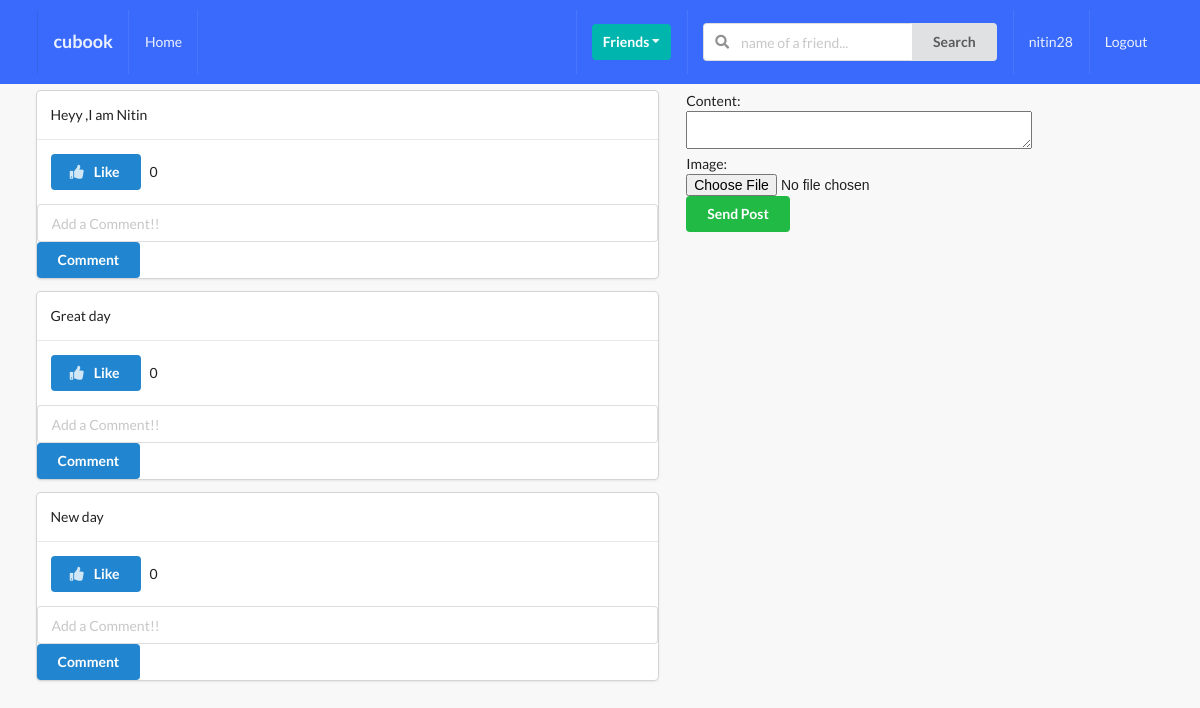
Before: /posts/ (signed in) with the older database file.
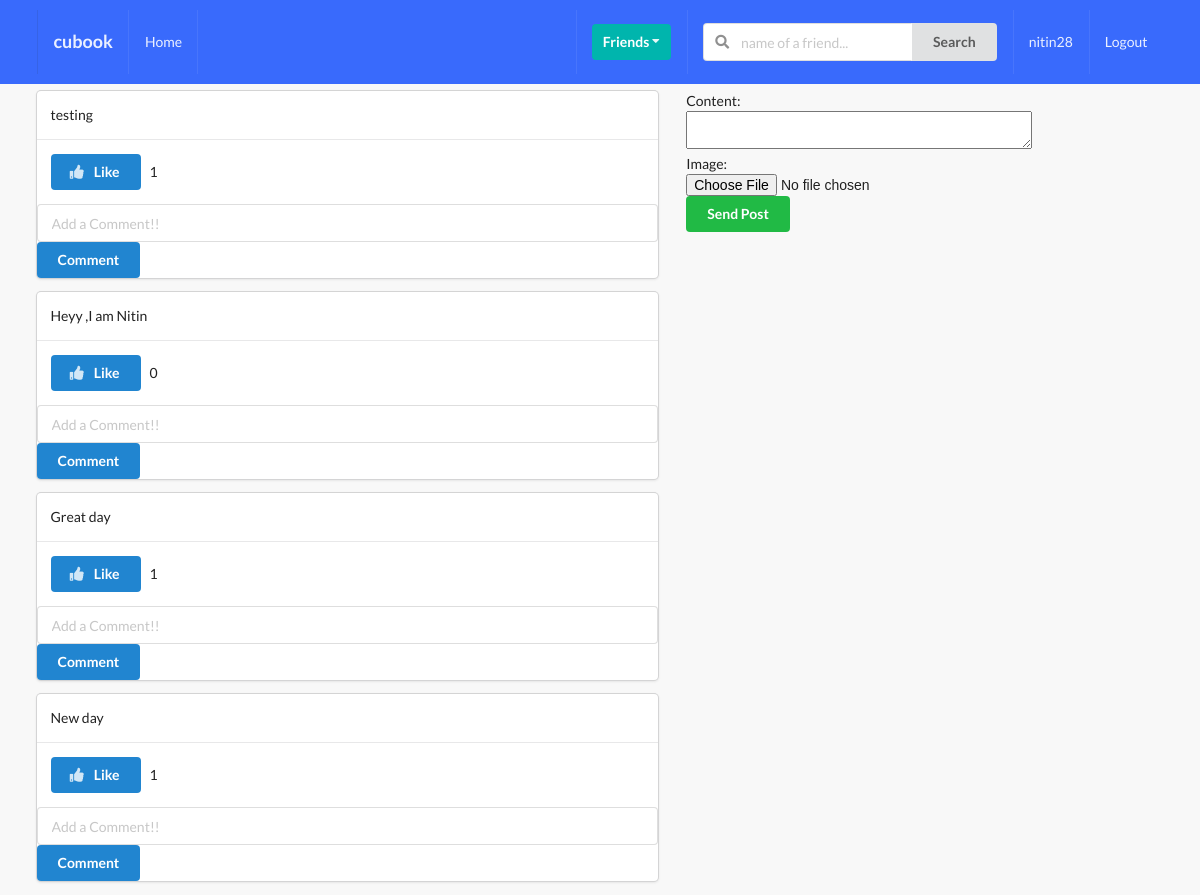
After: the same page with the newer database file.
### posts/models.py (models this page shows, shortened)
class Post(models.Model):
    content = models.TextField()
    image = models.ImageField(upload_to='posts',validators=[FileExtensionValidator(['png','jpg','jpeg','gif'])], blank=True)
    liked = models.ManyToManyField(Profile,blank = True,related_name = 'likes')
    updated = models.DateTimeField(auto_now = True)
    created = models.DateTimeField(auto_now_add = True)
    author = models.ForeignKey(Profile, on_delete = models.CASCADE,related_name='posts')
    def num_likes(self):
        return self.liked.all().count()
    class Meta:
        ordering = ('-created',)

### posts/views.py (the view)
# urls.py: path('',post_comment_create_and_list_view,name='main-post-view'),
def post_comment_create_and_list_view(request):
    qs = Post.objects.all()
    profile = Profile.objects.get(user=request.user)
    p_form = PostModelForm(request.POST or None ,request.FILES or None)
    c_form = CommentModelForm(request.POST or None)
    profile = Profile.objects.get(user=request.user)
    if p_form.is_valid():
        instance= p_form.save(commit=False)
        instance.author=profile
        instance.save()
        p_form=PostModelForm()
    context={
        'qs': qs,
        'profile': profile,
        'p_form':p_form,
        'c_form':c_form,
    }
    return render(request,'posts/main.html',context)

### posts/forms.py
class PostModelForm(forms.ModelForm):
    content = forms.CharField(widget=forms.Textarea(attrs={'rows':2}))
    class Meta:
        model=Post
        fields = ('content','image')

class CommentModelForm(forms.ModelForm):
    body = forms.CharField(label='',
                             widget=forms.TextInput(attrs={'placeholder':'Add a Comment!!'}))
    class Meta:
        model = Comment
        fields=('body',)

### posts/templates/posts/main.html (shortened to what this page needs)
{% extends 'base.html' %}
{% block content %}
<div class="ui grid">
    <div class="row ">
        <div class="nine wide column">
            {% for obj in qs %}
                   <div class="ui fluid card">
                       <div class="content">
                           {{obj.content}}
                        </div>
                        <div class="content">
                            <form action="{% url 'posts:like-post-view' %}" method="POST">
                                <button type="submit" class="ui primary button ">
                                    {% if profile not in obj.liked.all %}
                                          <i class="thumbs up icon"></i>&nbsp;Like
                                    {% else %}
                                          <i class="thumbs down icon"></i>&nbsp;Unlike
                                    {% endif %}
                                </button>
                                &nbsp;{{obj.num_likes}}
                            </form>
                        </div>
                          <form action="" method="POST" class="ui form">
                          {{c_form}}
                          <button class="ui primary button">Comment</button>
                    </div>
            {% endfor %}
        </div>
        <div class="four wide column">
            <form action="" method="POST" class="ui form" enctype="multipart/form-data">
                {{p_form}}
                <button type='submit' class='ui button positive'>Send Post</button>
            </form>
        </div>
    </div>
</div>
{% endblock content %}

Changed rows visible on the page:
added Post: content "testing", shows "Like", num_likes "1"
changed Post "Great day": num_likes "0" → "1"
changed Post "New day": num_likes "0" → "1"
